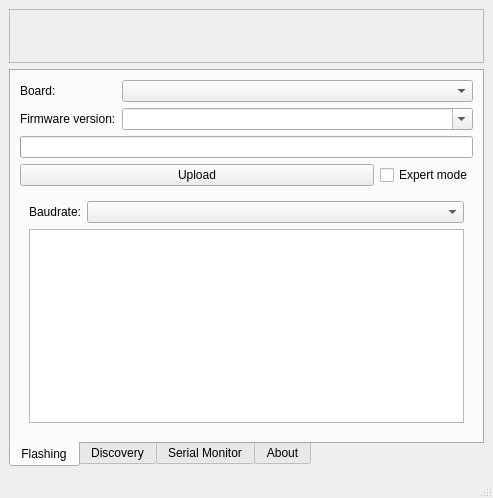
<?xml version="1.0" encoding="UTF-8"?>
<ui version="4.0">
 <class>MainWindow</class>
 <widget class="QMainWindow" name="MainWindow">
  <property name="geometry">
   <rect>
    <x>0</x>
    <y>0</y>
    <width>493</width>
    <height>466</height>
   </rect>
  </property>
  <property name="sizePolicy">
   <sizepolicy hsizetype="Preferred" vsizetype="Minimum">
    <horstretch>0</horstretch>
    <verstretch>0</verstretch>
   </sizepolicy>
  </property>
  <property name="windowTitle">
   <string>Smogomierz Flashing Tool (v{version})</string>
  </property>
  <property name="windowIcon">
   <iconset>
    <normaloff>../assets/logo.png</normaloff>../assets/logo.png</iconset>
  </property>
  <widget class="QWidget" name="centralwidget">
   <property name="sizePolicy">
    <sizepolicy hsizetype="Expanding" vsizetype="Minimum">
     <horstretch>0</horstretch>
     <verstretch>0</verstretch>
    </sizepolicy>
   </property>
   <layout class="QVBoxLayout" name="verticalLayout">
    <item>
     <widget class="QFrame" name="globalMessage">
      <property name="frameShape">
       <enum>QFrame::StyledPanel</enum>
      </property>
      <property name="frameShadow">
       <enum>QFrame::Raised</enum>
      </property>
      <layout class="QVBoxLayout" name="verticalLayout_2">
       <item>
        <widget class="QLabel" name="globalMessageTitle">
         <property name="font">
          <font>
           <weight>75</weight>
           <bold>true</bold>
          </font>
         </property>
         <property name="text">
          <string/>
         </property>
        </widget>
       </item>
       <item>
        <widget class="QLabel" name="globalMessageText">
         <property name="text">
          <string/>
         </property>
         <property name="openExternalLinks">
          <bool>true</bool>
         </property>
        </widget>
       </item>
      </layout>
     </widget>
    </item>
    <item>
     <widget class="QTabWidget" name="tabWidget">
      <property name="layoutDirection">
       <enum>Qt::LeftToRight</enum>
      </property>
      <property name="tabPosition">
       <enum>QTabWidget::South</enum>
      </property>
      <property name="currentIndex">
       <number>0</number>
      </property>
      <widget class="QWidget" name="programmingTab">
       <property name="sizePolicy">
        <sizepolicy hsizetype="Preferred" vsizetype="Fixed">
         <horstretch>0</horstretch>
         <verstretch>0</verstretch>
        </sizepolicy>
       </property>
       <attribute name="title">
        <string>Flashing</string>
       </attribute>
       <layout class="QGridLayout" name="gridLayout_2" rowstretch="0,0,0,0,0,0,0,1">
        <item row="3" column="0">
         <widget class="QLabel" name="label_2">
          <property name="text">
           <string>Firmware version:</string>
          </property>
         </widget>
        </item>
        <item row="5" column="0" colspan="2">
         <widget class="QProgressBar" name="progressBar"/>
        </item>
        <item row="3" column="1">
         <widget class="QComboBox" name="versionBox">
          <property name="sizePolicy">
           <sizepolicy hsizetype="MinimumExpanding" vsizetype="Fixed">
            <horstretch>0</horstretch>
            <verstretch>0</verstretch>
           </sizepolicy>
          </property>
          <property name="editable">
           <bool>true</bool>
          </property>
         </widget>
        </item>
        <item row="6" column="0" colspan="2">
         <layout class="QHBoxLayout" name="horizontalLayout">
          <item>
           <widget class="QPushButton" name="uploadButton">
            <property name="sizePolicy">
             <sizepolicy hsizetype="Expanding" vsizetype="Fixed">
              <horstretch>0</horstretch>
              <verstretch>0</verstretch>
             </sizepolicy>
            </property>
            <property name="text">
             <string>Upload</string>
            </property>
           </widget>
          </item>
          <item>
           <widget class="QCheckBox" name="expertModeBox">
            <property name="text">
             <string>Expert mode</string>
            </property>
            <property name="checkable">
             <bool>true</bool>
            </property>
           </widget>
          </item>
         </layout>
        </item>
        <item row="0" column="1">
         <widget class="QComboBox" name="boardBox">
          <property name="sizePolicy">
           <sizepolicy hsizetype="MinimumExpanding" vsizetype="Fixed">
            <horstretch>0</horstretch>
            <verstretch>0</verstretch>
           </sizepolicy>
          </property>
         </widget>
        </item>
        <item row="0" column="0">
         <widget class="QLabel" name="label">
          <property name="text">
           <string>Board:</string>
          </property>
         </widget>
        </item>
        <item row="7" column="0" colspan="2">
         <widget class="QWidget" name="expertForm" native="true">
          <property name="sizePolicy">
           <sizepolicy hsizetype="Preferred" vsizetype="Expanding">
            <horstretch>0</horstretch>
            <verstretch>0</verstretch>
           </sizepolicy>
          </property>
          <layout class="QFormLayout" name="formLayout_2">
           <item row="0" column="0">
            <widget class="QLabel" name="label_3">
             <property name="text">
              <string>Baudrate:</string>
             </property>
            </widget>
           </item>
           <item row="0" column="1">
            <widget class="QComboBox" name="comboBox">
             <property name="sizePolicy">
              <sizepolicy hsizetype="Expanding" vsizetype="Minimum">
               <horstretch>0</horstretch>
               <verstretch>0</verstretch>
              </sizepolicy>
             </property>
            </widget>
           </item>
           <item row="1" column="0" colspan="2">
            <widget class="QTextBrowser" name="textBrowser">
             <property name="sizePolicy">
              <sizepolicy hsizetype="Expanding" vsizetype="Expanding">
               <horstretch>0</horstretch>
               <verstretch>1</verstretch>
              </sizepolicy>
             </property>
            </widget>
           </item>
          </layout>
         </widget>
        </item>
       </layout>
      </widget>
      <widget class="QWidget" name="discoveryTab">
       <attribute name="title">
        <string>Discovery</string>
       </attribute>
       <layout class="QGridLayout" name="gridLayout">
        <item row="3" column="0" colspan="2">
         <widget class="QListWidget" name="discoveryList"/>
        </item>
        <item row="4" column="0" colspan="2">
         <widget class="QLabel" name="label_5">
          <property name="font">
           <font>
            <italic>true</italic>
           </font>
          </property>
          <property name="text">
           <string>Double-click to open configuration page.</string>
          </property>
          <property name="alignment">
           <set>Qt::AlignRight|Qt::AlignTrailing|Qt::AlignVCenter</set>
          </property>
         </widget>
        </item>
        <item row="1" column="0">
         <widget class="QLabel" name="label_4">
          <property name="sizePolicy">
           <sizepolicy hsizetype="Expanding" vsizetype="Preferred">
            <horstretch>0</horstretch>
            <verstretch>0</verstretch>
           </sizepolicy>
          </property>
          <property name="text">
           <string>Sensors detected in local network:</string>
          </property>
         </widget>
        </item>
        <item row="1" column="1">
         <widget class="QPushButton" name="discoveryRefreshButton">
          <property name="text">
           <string>Refresh</string>
          </property>
         </widget>
        </item>
       </layout>
      </widget>
      <widget class="QWidget" name="serialTab">
       <attribute name="title">
        <string>Serial Monitor</string>
       </attribute>
       <layout class="QGridLayout" name="gridLayout_4">
        <item row="2" column="0">
         <widget class="QTextEdit" name="serialTextEdit"/>
        </item>
        <item row="0" column="0">
         <widget class="QLabel" name="label_9">
          <property name="text">
           <string>In case of sensor issues, Serial Monitor can be used to review logs sent by the sensor over USB cable.</string>
          </property>
          <property name="wordWrap">
           <bool>true</bool>
          </property>
         </widget>
        </item>
        <item row="1" column="0">
         <widget class="QPushButton" name="serialConnectButton">
          <property name="text">
           <string>Connect</string>
          </property>
          <property name="checkable">
           <bool>true</bool>
          </property>
         </widget>
        </item>
       </layout>
      </widget>
      <widget class="QWidget" name="aboutTab">
       <attribute name="title">
        <string>About</string>
       </attribute>
       <layout class="QGridLayout" name="gridLayout_3">
        <property name="spacing">
         <number>12</number>
        </property>
        <item row="1" column="1">
         <widget class="QLabel" name="buildLabel">
          <property name="font">
           <font>
            <weight>50</weight>
            <bold>false</bold>
           </font>
          </property>
          <property name="text">
           <string>&lt;b&gt;Smogomierz Flashing Tool&lt;/b&gt;&lt;br/&gt;Build {build_id}</string>
          </property>
         </widget>
        </item>
        <item row="1" column="0">
         <widget class="QLabel" name="label_6">
          <property name="maximumSize">
           <size>
            <width>64</width>
            <height>64</height>
           </size>
          </property>
          <property name="text">
           <string/>
          </property>
          <property name="pixmap">
           <pixmap>../assets/logo.png</pixmap>
          </property>
          <property name="scaledContents">
           <bool>true</bool>
          </property>
         </widget>
        </item>
        <item row="2" column="0" colspan="2">
         <widget class="QLabel" name="label_8">
           <property name="text">
             <string>&lt;html&gt;&lt;head/&gt;&lt;body&gt;&lt;p&gt;Developed by &lt;a href=&quot;https://hs-silesia.pl/&quot;&gt;&lt;span style=&quot; text-decoration: underline; color:#0000ff;&quot;&gt;Hackerspace Silesia&lt;/span&gt;&lt;/a&gt;.&lt;/p&gt;&lt;p&gt;Based on &lt;a href=&quot;https://github.com/opendata-stuttgart/airrohr-firmware-flasher&quot;&gt;&lt;span style=&quot; text-decoration: underline; color:#0000ff;&quot;&gt;luftdaten.info flashing tool&lt;/span&gt;&lt;/a&gt; project.&lt;/p&gt;&lt;p&gt;This software is released under the terms of MIT license. No warranty is provided.&lt;/p&gt;&lt;p&gt;For newest release see: &lt;a href=&quot;https://github.com/hackerspace-silesia/Smogomierz-Flashing-Tool/&quot;&gt;&lt;span style=&quot; text-decoration: underline; color:#0000ff;&quot;&gt;https://github.com/hackerspace-silesia/Smogomierz-Flashing-Tool/&lt;/span&gt;&lt;/a&gt;&lt;/p&gt;&lt;/body&gt;&lt;/html&gt;</string>
           </property>
          <property name="textFormat">
           <enum>Qt::RichText</enum>
          </property>
          <property name="alignment">
           <set>Qt::AlignLeading|Qt::AlignLeft|Qt::AlignTop</set>
          </property>
          <property name="wordWrap">
           <bool>true</bool>
          </property>
          <property name="openExternalLinks">
           <bool>true</bool>
          </property>
         </widget>
        </item>
       </layout>
      </widget>
     </widget>
    </item>
   </layout>
  </widget>
  <widget class="QMenuBar" name="menubar">
   <property name="geometry">
    <rect>
     <x>0</x>
     <y>0</y>
     <width>493</width>
     <height>20</height>
    </rect>
   </property>
  </widget>
  <widget class="QStatusBar" name="statusbar"/>
 </widget>
 <resources/>
 <connections/>
</ui>
